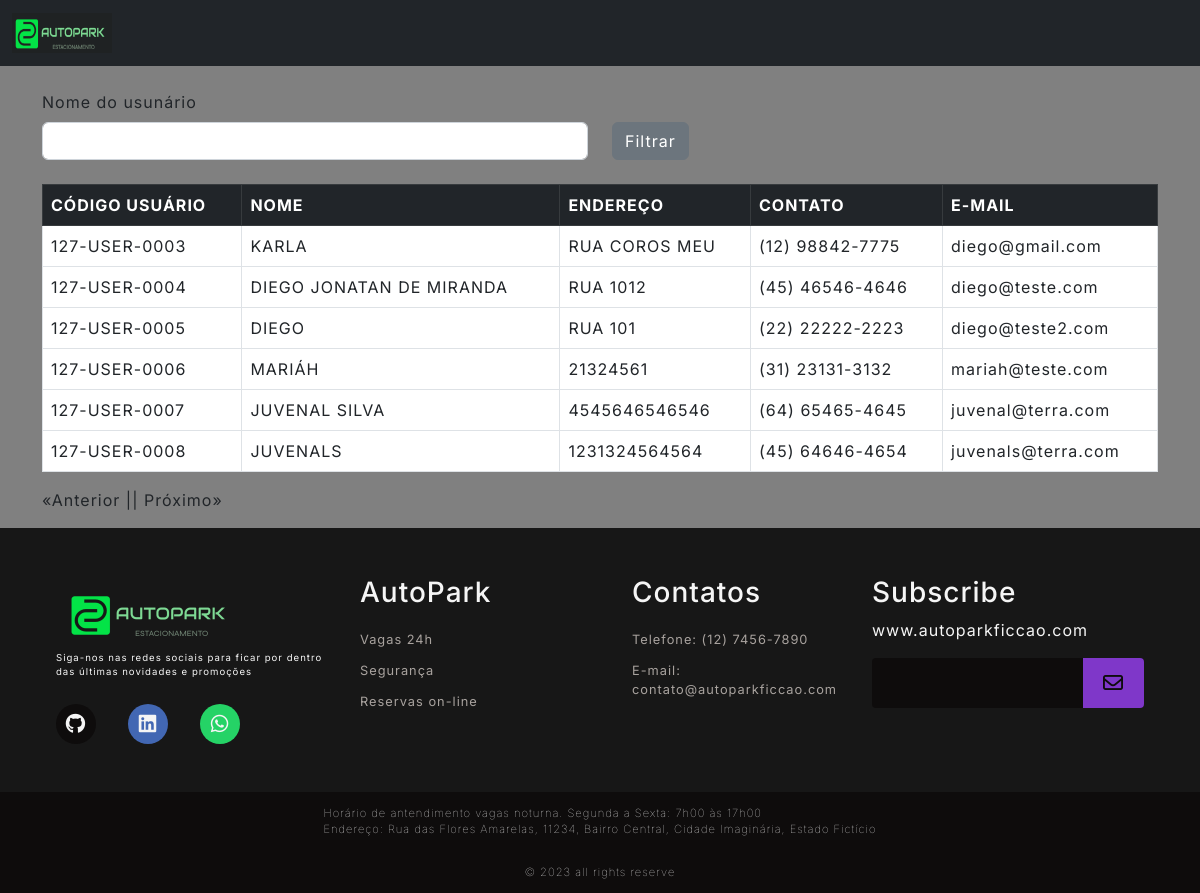
/user/list (signed in), run on the app's committed database.
### Src/Model/BancoDados.py (models this page shows, shortened)
class Usuarios(UserMixin,db.Model):
  __tablename__= "Usuarios"
  id = db.Column(db.Integer, primary_key=True, autoincrement=True)
  cpf = db.Column(db.Integer, unique=True)
  codUser = db.Column(db.Integer, unique=True)
  nome = db.Column(db.String(150))
  endereco = db.Column(db.String(150))
  contato = db.Column(db.String(150))
  email = db.Column(db.String(150))
  senha = db.Column(db.String(150))
  status = db.Column(db.String(3))

### Src/View/User.py (the view)
@User.route('/list', defaults={'page':1}, methods=['GET'])
@User.route('/list/<int:page>', methods=['GET'])
@login_required
def listUser(page):
  _userFilter=request.values.get('nomeUsuario')
  if _userFilter == 'None' or _userFilter is None:
    _userFilter=""
  return render_template('listaUsuarios.html', listData=UserController.List(page,_userFilter),_nomeUser=_userFilter)

### Src/Controller/Users.py (called while the page is built)
  def List(page,_userFilter, per_page=15):
    if len(_userFilter)<1 :
      query = Usuarios.query.paginate(page=page, per_page=per_page)
    else:
      query = Usuarios.query.filter(Usuarios.nome.like('%'+_userFilter+'%')).paginate(page=page, per_page=per_page)
    queryCount = Usuarios.query.count()
    return {
      "regUser": query,
      "count": queryCount,
      "page": page,
      "per_page": per_page
    }

### Src/View/Login.py (called while the page is built)
@login_manager.user_loader
def load_user(employee_id):
  usuario = Usuarios.query.filter_by(id=employee_id).first()
  return usuario

### Templates/listaUsuarios.html (shortened to what this page needs)
{% extends 'base.html' %}
{% block conteudo %}
<br>
<div class="row">
    <label class="form-label" for="form3Example4">Nome do usunário</label>
    <fieldset class="form-group col-md-6">
        <form action="{{url_for('router.user.listUser')}}" method="GET">
            <input type="text" class="form-control" name="nomeUsuario" value="{{_nomeUser}}">
    </fieldset>
    <fieldset class="form-group col-md-4">
        <button type="submit" class="btn btn-secondary">Filtrar</button>
    </fieldset>
</div>
<br>
<div class="bg-white ">
  <table class="table table-bordered table-hover">
    <thead class="table-dark">
      <tr>
        <th scope="col">CÓDIGO USUÁRIO</th>
        <th scope="col">NOME</th>
        <th scope="col">ENDEREÇO</th>
        <th scope="col">CONTATO</th>
        <th scope="col">E-MAIL</th>
      </tr>
    </thead>
    <tbody>
      {% for registro in listData['regUser'].items %}
      {% if not registro.nome == "ADMIN" %}
      <tr>
        <td>{{registro.codUser}}</td>
        <td>{{registro.nome}}</td>
        <td>{{registro.endereco}}</td>
        <td>{{registro.contato}}</td>
        <td>{{registro.email}}</td>
      </tr>
      {% endif %}
      {% endfor %}
    </tbody>
  </table>
</div>
<div style="display: flex;">
    {% if listData['regUser'].has_prev %}
    <a href="{{listData['regUser'].prev_num}}?nomeUsuario={{_nomeUser}}">«Anterior |</a>
    {% else %}
    <p>«Anterior |</p>
    {% endif %}
    {% if listData['regUser'].has_next %}
      {% if listData['page'] == 1%}
        <a href="list/{{listData['regUser'].next_num}}?nomeUsuario={{_nomeUser}}">| Próximo»</a>
      {% else %}
        <a href="{{listData['regUser'].next_num}}?nomeUsuario={{_nomeUser}}">| Próximo»</a>
      {% endif %}
    {% else %}
    <p>| Próximo»</p>
    {% endif %}
</div>
{% endblock conteudo %}

### Templates/base.html (shortened to what this page needs)
<!DOCTYPE html>
<html lang="pt-br">
<head>
    <link rel="stylesheet" href="https://cdn.jsdelivr.net/npm/bootstrap@5.2.3/dist/css/bootstrap.min.css"
>
    <link rel="stylesheet" href="https://cdnjs.cloudflare.com/ajax/libs/font-awesome/6.4.2/css/all.min.css"
 />
    <link rel="stylesheet" href="{{url_for('static', filename='style.css')}}">
</head>
<body>
    <header>
        {% include 'top.html' %}
    </header>
    <main class="main-auto">
        <div class="container">
            {% block conteudo %}
            {% endblock conteudo %}
        </div>
    </main>
    <footer>
        {% include 'footer.html' %}
    </footer>
</body>
</html>

### Templates/top.html (shortened to what this page needs)
<div id="containers">
    <nav class="navbar navbar-expand-lg navbar-dark bg-dark">
        <div class="container-fluid">
            <a class="navbar-brand" href="{{url_for('router.home.index')}}">
                <img src="{{url_for('static', filename='Images/LogoNavi.png')}}" style="width: 100px; height: 40px;">
            </a>
        </div>
    </nav>
</div>

### Templates/footer.html (shortened to what this page needs)
  <div id="footer_content">
      <div id="footer_contacts">
          <img src="{{url_for('static', filename='Images/LogoFooter.png')}}">
          <p>Siga-nos nas redes sociais para ficar por dentro das últimas novidades e promoções</p>
          <div id="footer_social_media">
              <a href="#" class="footer-link" id="github">
                <i class="fa-brands fa-github"></i>
              </a>
              <a href="#" class="footer-link" id="linkedin">
                <i class="fa-brands fa-linkedin"></i>
              </a>
              <a href="#" class="footer-link" id="whatsapp">
                <i class="fa-brands fa-whatsapp"></i>
              </a>
          </div>
      </div>
          <ul class="footer-list">
            <li>              <h3>AutoPark</h3>            </li>
            <li> <a href="#" class="footer-link">Vagas 24h</a>      </li>
            <li>
              <a href="#" class="footer-link">Segurança</a>
            </li>
            <li>
              <a href="#" class="footer-link">Reservas on-line</a>
            </li>
          </ul>
          <ul class="footer-list">
            <li>
              <h3>Contatos</h3>
            </li>
            <li>
              <a class="footer-link">Telefone: (12) 7456-7890</a>
            </li>
            <li>
              <a href="#" class="footer-link">E-mail: contato@autoparkficcao.com</a>
            </li>
          </ul>
          <div id = "footer_subscribe">
            <h3>Subscribe</h3>
            <p>
              www.autoparkficcao.com
            </p>
            <div id="input_group">
              <input type="email" id="email">
              <button><i class="fa-regular fa-envelope"></i></button>
            </div>
          </div>
  </div>
  <div id="footer_endereco">
    Horário de antendimento vagas noturna. Segunda a Sexta: 7h00 às 17h00
    <br>
    Endereço: Rua das Flores Amarelas, 11234, Bairro Central, Cidade Imaginária, Estado Fictício
  </div>
  <div id="footer_copyright">
      &#169
      2023 all rights reserve
  </div>

### Public/style.css (style rules this page uses)
:root { --color-neutral-0: #0e0c0c; --color-neutral-10: #171717; --color-neutral-30: #a8a29e; --color-neutral-40: #f5f5f5; --color-neutral-50: #808080; }
* { font-family: 'Inter', sans-serif; margin: 0; padding: 0; box-sizing: border-box; letter-spacing: 1px; }
body { background: var(--color-neutral-50); }
main { height: auto; }
footer { bottom: 0; width: 100%; color: var(--color-neutral-40); }
.footer-link { text-decoration: none; }
#footer_content { background-color: var(--color-neutral-10); display: grid; grid-template-columns: repeat(4, 1fr); padding: 3rem 3.5rem; }
#footer_contacts p { font-size: 0.6rem; }
#footer_social_media { display: flex; gap: 2rem; margin-top: 1.5rem; }
#footer_social_media .footer-link { display: flex; align-items: center; justify-content: center; height: 2.5rem; width: 2.5rem; color: var(--color-neutral-40); border-radius: 50%; transition: all 0.4s; }
#footer_social_media .footer-link i { font-size: 1.25rem; }
#github { background-color: #0e0c0c; }
#linkedin { background-color: #4267b3; }
#whatsapp { background-color: #25d366; }
.footer-list { display: flex; flex-direction: column; gap: 0.75rem; list-style: none; font-size: 0.8rem; }
.footer-list .footer-link { color: var(--color-neutral-30); transition: all 0.4s; }
#input_group { display: flex; align-items: center; background-color: var(--color-neutral-0); border-radius: 4px; }
#input_group input { all: unset; padding: 0.75rem; width: 100%; }
#input_group button { background-color: #7f37c9; border: none; color: var(--color-neutral-0); padding: 0px 1.25rem; font-size: 1.25rem; height: 50px; border-radius: 0px 4px 4px 0px; cursor: pointer; transition: all 0.4s; }
#footer_copyright { display: flex; justify-content: center; background-color: var(--color-neutral-0); font-size: 0.7rem; padding: 0.8rem; font-weight: 50; }
#footer_endereco { display: flex; justify-content: center; background-color: var(--color-neutral-0); font-size: 0.7rem; padding: 0.8rem; font-weight: 10; }

### data on the page
Usuarios: codUser "127-USER-0003", nome "KARLA", endereco "RUA COROS MEU", contato "(12) 98842-7775", email "diego@gmail.com"
Usuarios: codUser "127-USER-0004", nome "DIEGO JONATAN DE MIRANDA", endereco "RUA 1012", contato "(45) 46546-4646", email "diego@teste.com"
Usuarios: codUser "127-USER-0005", nome "DIEGO", endereco "RUA 101", contato "(22) 22222-2223", email "diego@teste2.com"
Usuarios: codUser "127-USER-0006", nome "MARIÁH", endereco "21324561", contato "(31) 23131-3132", email "mariah@teste.com"
Usuarios: codUser "127-USER-0007", nome "JUVENAL SILVA", endereco "4545646546546", contato "(64) 65465-4645", email "juvenal@terra.com"
Usuarios: codUser "127-USER-0008", nome "JUVENALS", endereco "1231324564564", contato "(45) 64646-4654", email "juvenals@terra.com"
